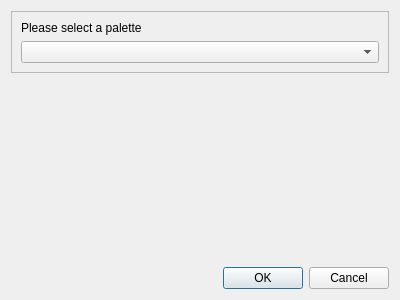
<?xml version="1.0" encoding="UTF-8"?>
<ui version="4.0">
 <class>TextureDialog</class>
 <widget class="QDialog" name="TextureDialog">
  <property name="geometry">
   <rect>
    <x>0</x>
    <y>0</y>
    <width>400</width>
    <height>300</height>
   </rect>
  </property>
  <property name="windowTitle">
   <string>Dialog</string>
  </property>
  <layout class="QVBoxLayout" name="verticalLayout_2" stretch="0,1,0">
   <item>
    <widget class="QFrame" name="frame">
     <property name="frameShape">
      <enum>QFrame::StyledPanel</enum>
     </property>
     <property name="frameShadow">
      <enum>QFrame::Raised</enum>
     </property>
     <layout class="QVBoxLayout" name="verticalLayout" stretch="0,0">
      <property name="sizeConstraint">
       <enum>QLayout::SetDefaultConstraint</enum>
      </property>
      <item>
       <widget class="QLabel" name="label">
        <property name="text">
         <string>Please select a palette</string>
        </property>
       </widget>
      </item>
      <item>
       <widget class="QComboBox" name="paletteList"/>
      </item>
     </layout>
    </widget>
   </item>
   <item>
    <widget class="QWidget" name="textureWidget" native="true"/>
   </item>
   <item>
    <widget class="QDialogButtonBox" name="buttonBox">
     <property name="orientation">
      <enum>Qt::Horizontal</enum>
     </property>
     <property name="standardButtons">
      <set>QDialogButtonBox::Cancel|QDialogButtonBox::Ok</set>
     </property>
    </widget>
   </item>
  </layout>
 </widget>
 <resources/>
 <connections>
  <connection>
   <sender>buttonBox</sender>
   <signal>accepted()</signal>
   <receiver>TextureDialog</receiver>
   <slot>accept()</slot>
   <hints>
    <hint type="sourcelabel">
     <x>248</x>
     <y>254</y>
    </hint>
    <hint type="destinationlabel">
     <x>157</x>
     <y>274</y>
    </hint>
   </hints>
  </connection>
  <connection>
   <sender>buttonBox</sender>
   <signal>rejected()</signal>
   <receiver>TextureDialog</receiver>
   <slot>reject()</slot>
   <hints>
    <hint type="sourcelabel">
     <x>316</x>
     <y>260</y>
    </hint>
    <hint type="destinationlabel">
     <x>286</x>
     <y>274</y>
    </hint>
   </hints>
  </connection>
 </connections>
</ui>
